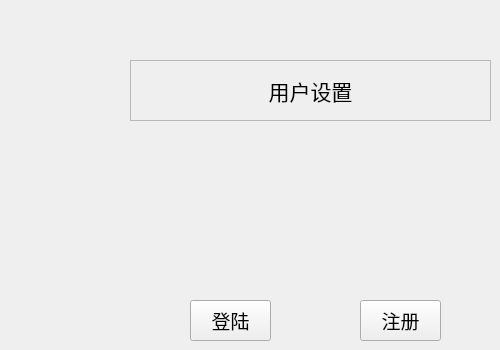
     <widget class="QWidget" name="startpage">
      <widget class="QPushButton" name="LogBtn">
       <property name="geometry">
        <rect>
         <x>190</x>
         <y>300</y>
         <width>81</width>
         <height>41</height>
        </rect>
       </property>
       <property name="font">
        <font>
         <family>宋体</family>
         <pointsize>14</pointsize>
        </font>
       </property>
       <property name="text">
        <string>登陆</string>
       </property>
      </widget>
      <widget class="QPushButton" name="RegBtn_2">
       <property name="geometry">
        <rect>
         <x>360</x>
         <y>300</y>
         <width>81</width>
         <height>41</height>
        </rect>
       </property>
       <property name="font">
        <font>
         <family>宋体</family>
         <pointsize>14</pointsize>
        </font>
       </property>
       <property name="text">
        <string>注册</string>
       </property>
      </widget>
      <widget class="QLabel" name="welcomeLabel_8">
       <property name="geometry">
        <rect>
         <x>130</x>
         <y>60</y>
         <width>361</width>
         <height>61</height>
        </rect>
       </property>
       <property name="font">
        <font>
         <family>Adobe 仿宋 Std R</family>
         <pointsize>16</pointsize>
        </font>
       </property>
       <property name="frameShape">
        <enum>QFrame::StyledPanel</enum>
       </property>
       <property name="text">
        <string>用户设置</string>
       </property>
       <property name="textFormat">
        <enum>Qt::PlainText</enum>
       </property>
       <property name="alignment">
        <set>Qt::AlignCenter</set>
       </property>
      </widget>
     </widget>
